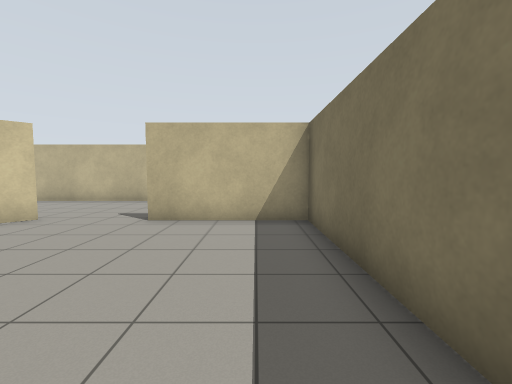
view 1 (above)

13 first-person views from a walk through a world built for the Gazebo simulator. The camera is 1.2 m above the floor, tilts 4° down and sees 90° across. The floor is counted in squares, 1 m on a side. Each view is taken from the middle of a square. On the plan, view 1 faces up. The plan holds only what a view shows up to about 12 squares ahead; the rest is blank.

view 2
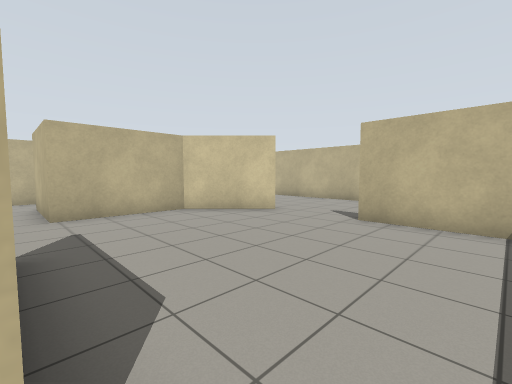

view 3
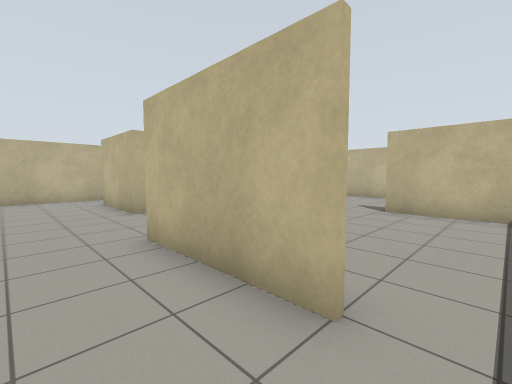

view 4
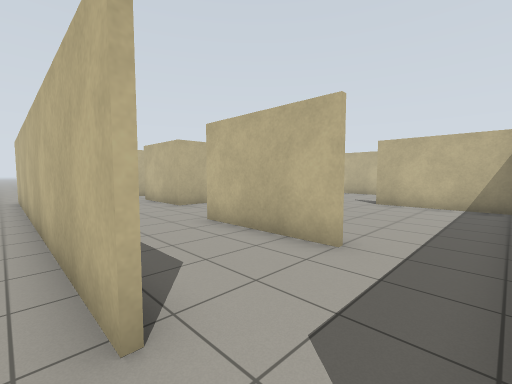

view 5
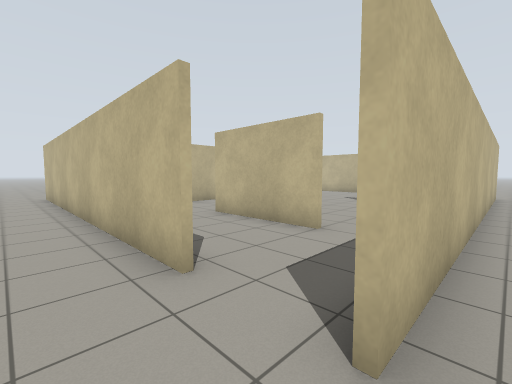

view 6
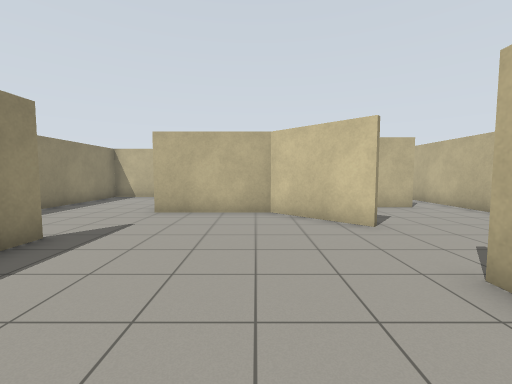

view 7
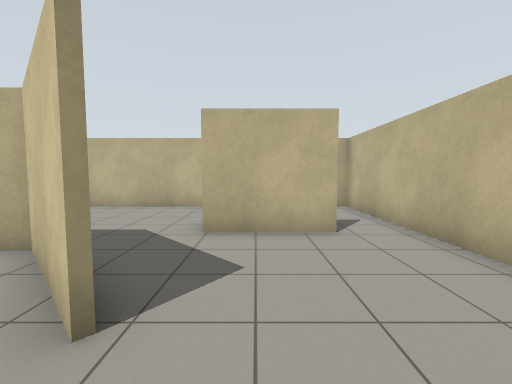

view 8
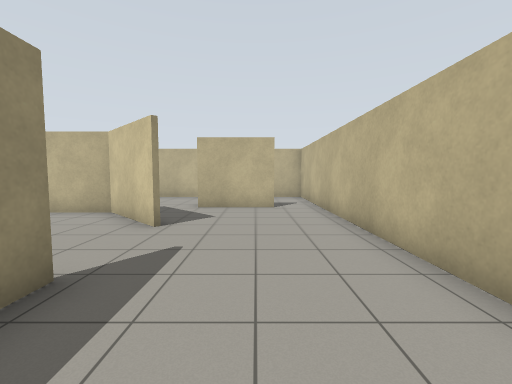

view 9
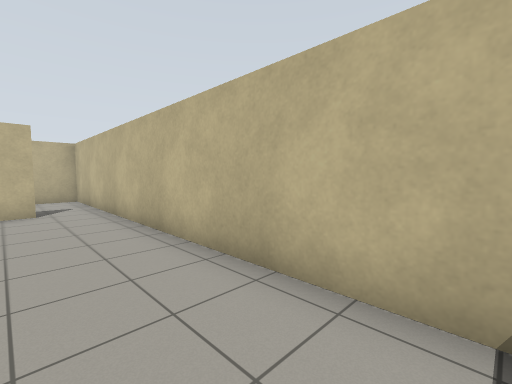

view 10
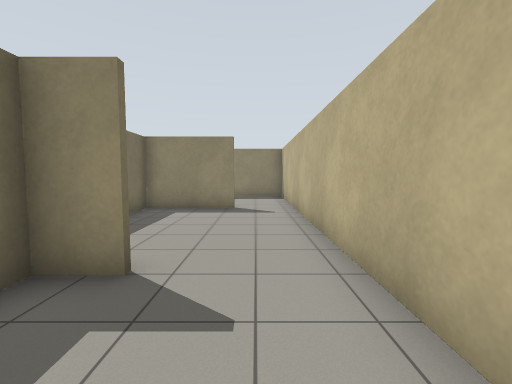

view 11
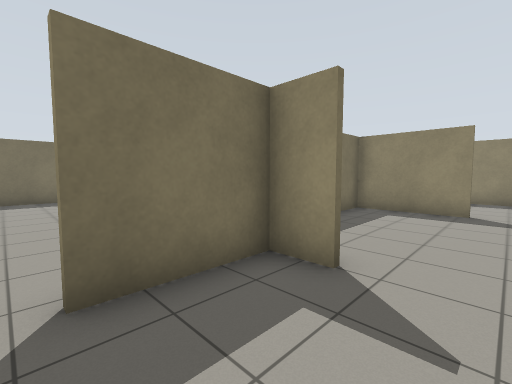

view 12
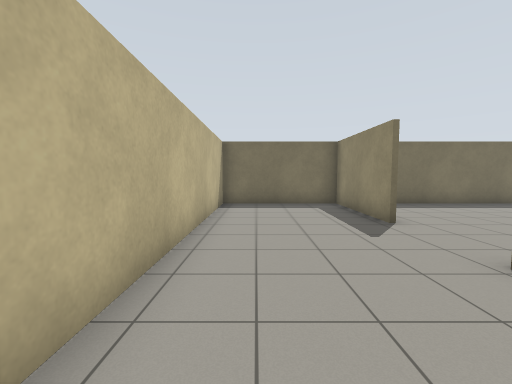

view 13
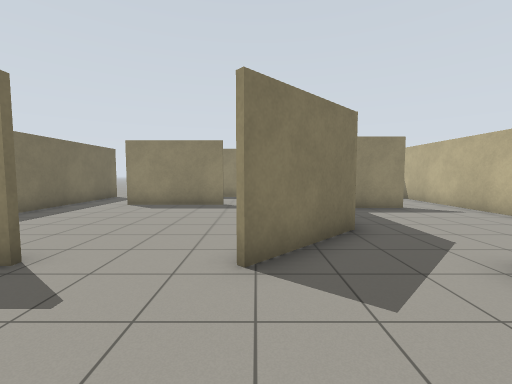

### Floor plan
Ten units are one square. View 1 is at (0, 0); x grows to the right and y downward. Boxes are objects, and circles mark ways between rooms. Rooms are numbered by the first view taken in them; rooms with no view inside come last. Other rooms are left out.
<svg viewBox="-140 -120 160 165">
<path fill="none" stroke="#000" d="M-57 -67 -80 -45 -80 -8 -113 -8M-82 -44 -58 -68M-29 -67 14 -67M-48 0 -9 0M-9 1 -48 1M14 -66 -29 -66M-92 -98 -92 -69M14 21 14 -114 -85 -114M-134 -4 -134 21M-121 33 -86 33M-6 35 -135 35M15 -115 15 35M-105 -71 -94 -71 -94 -98M-113 -10 -81 -10 -81 -23M-85 -114 -134 -114 -134 -4"/>
<circle cx="0" cy="30" r="3" fill="#2a7"/>
<circle cx="-120" cy="-10" r="3" fill="#2a7"/>
<circle cx="-90" cy="-100" r="3" fill="#2a7"/>
<circle cx="-90" cy="-60" r="3" fill="#2a7"/>
<text x="-50" y="-40">1</text>
<text x="-60" y="40">2</text>
<text x="-110" y="-60">3</text>
</svg>
Room 1 opens to room 2. Room 1 opens to room 3.

Where each view was taken, in squares from view 1:
view 1: 0 up, 0 right, facing up
view 2: 0 up, 0 right, facing up-left
view 3: 2 down, 0 right, facing up-left
view 4: 4 down, 1 right, facing up-left
view 5: 5 down, 2 right, facing up-left
view 6: 4 up, 0 right, facing left
view 7: 8 up, 4 left, facing left
view 8: 9 up, 0 right, facing left
view 9: 9 up, 0 right, facing up-left
view 10: 10 up, 12 left, facing down
view 11: 10 up, 12 left, facing down-right
view 12: 10 up, 9 left, facing right
view 13: 10 up, 6 left, facing down
